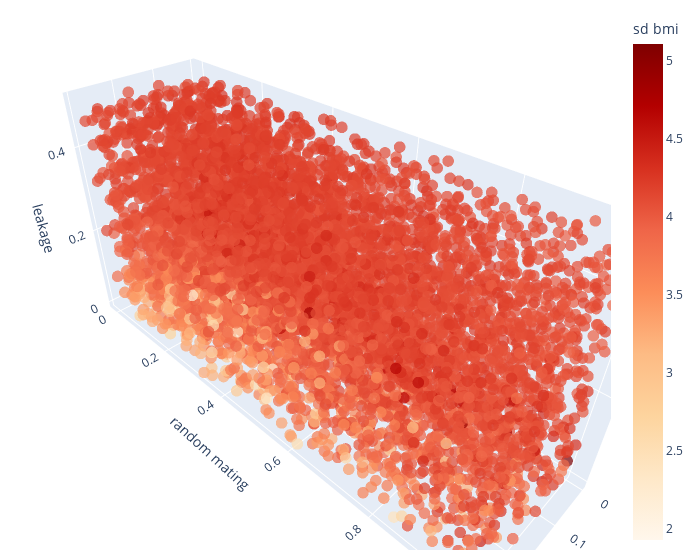

The notebook cell saved with this chart:
### Markdown cell above
## SD BMI

### Code cell
ef = Sensitivity(problem, df['sd_bmi'], X)
ef.score('efast')
ef.plot(save=True, filepath= plots_path + 'vt-efast-sd-bmi.pdf',
    move=True, moving_path= '../manuscript/plots/')
ef.plot3D(labels={'outcome':'sd bmi', 'y':'random mating', 'x':'fertility', 'z':'leakage'})

sav['ef_sd_s1'] = ef.tabval('S1')
sav['ef_sd_st'] = ef.tabval('ST')

# save output
v = ef.createRows(sav)
joblib.dump(v, 'efast-vt.pkl')

### Figure 1 — Plotly figure (JSON) as saved in the notebook; plotly's stock layout.template omitted (floating-point values rounded to 4 significant figures; data arrays with more than 128 entries replaced by an {"elided": "..."} marker saying what was removed)
{"data": [{"hovertemplate": "p_fertility_factor=%{x}<br>p_random_mating=%{y}<br>p_leakage=%{z}<br>sd_bmi=%{marker.color}<extra></extra>", "legendgroup": "", "marker": {"color": {"elided": "6000 float values"}, "coloraxis": "coloraxis", "opacity": 0.7, "size": 4, "symbol": "circle"}, "mode": "markers", "name": "", "scene": "scene", "showlegend": false, "type": "scatter3d", "x": {"elided": "6000 float values"}, "y": {"elided": "6000 float values"}, "z": {"elided": "6000 float values"}}], "layout": {"coloraxis": {"colorbar": {"title": {"text": "sd bmi"}}, "colorscale": [[0.0, "rgb(255,247,236)"], [0.125, "rgb(254,232,200)"], [0.25, "rgb(253,212,158)"], [0.375, "rgb(253,187,132)"], [0.5, "rgb(252,141,89)"], [0.625, "rgb(239,101,72)"], [0.75, "rgb(215,48,31)"], [0.875, "rgb(179,0,0)"], [1.0, "rgb(127,0,0)"]]}, "legend": {"tracegroupgap": 0}, "margin": {"b": 10, "l": 10, "r": 20, "t": 10}, "scene": {"domain": {"x": [0.0, 1.0], "y": [0.0, 1.0]}, "xaxis": {"title": {"text": "fertility"}}, "yaxis": {"title": {"text": "random mating"}}, "zaxis": {"title": {"text": "leakage"}}}, "width": 700}}
